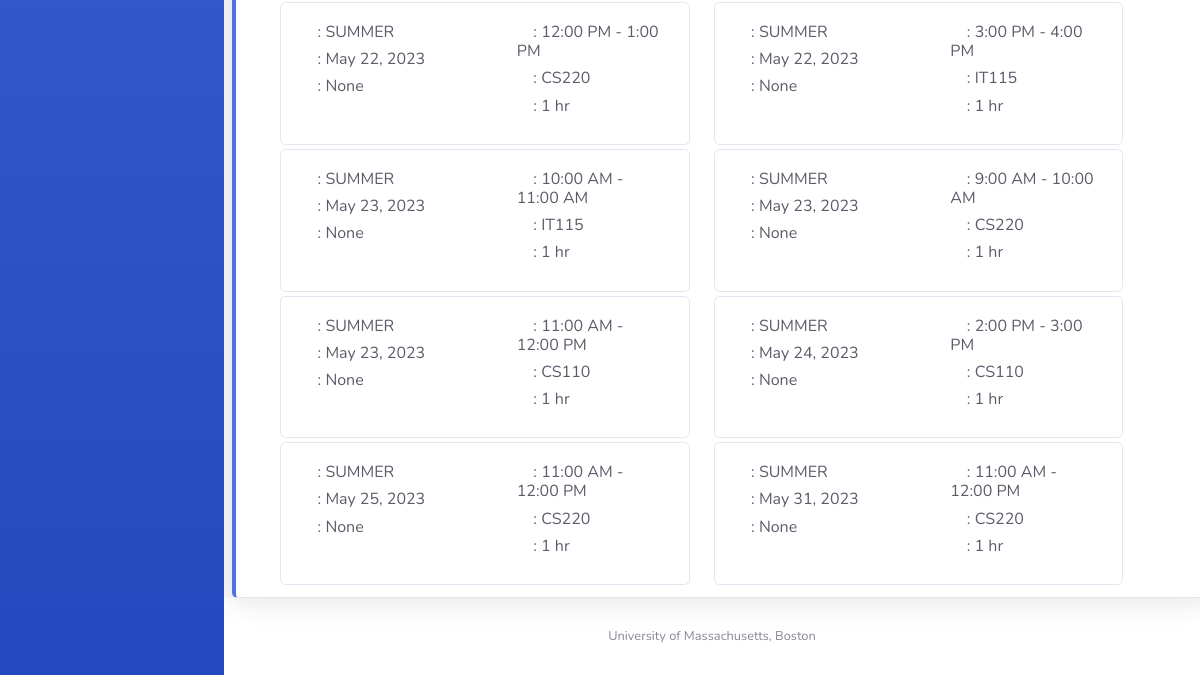
The page /session-hsitory/ (signed in, lower part) on the database as committed earlier.
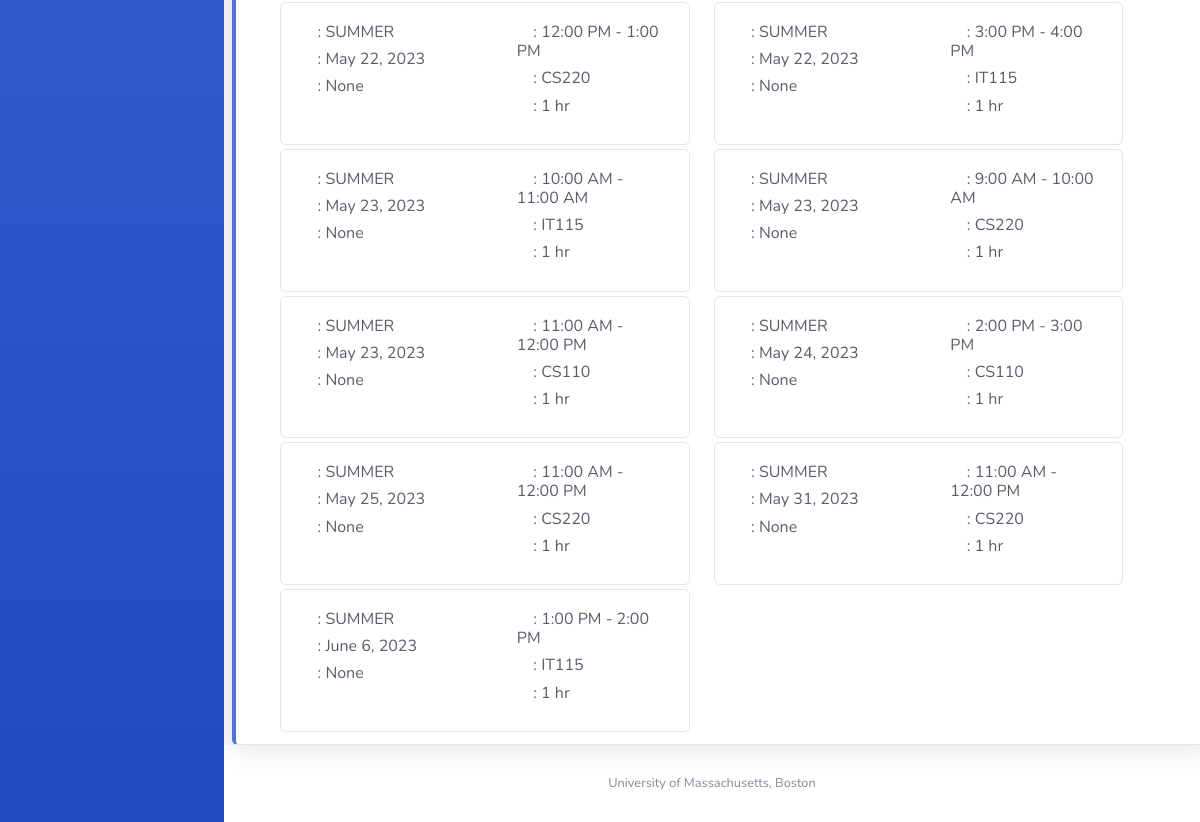
The same page on the database as committed later.
### appusers/models.py (models this page shows, shortened)
class Availability(models.Model):
    tutor = models.ForeignKey(Tutor, on_delete=models.CASCADE, null=True, blank=True, related_name='availabilities')
    date = models.DateField()
    timeblock = models.CharField(max_length=1, choices=TIMEBLOCK_CHOICES)
    booked_by = models.ForeignKey(Student, on_delete=models.SET_NULL, null=True, blank=True,
                                  related_name='booked_slots')
    course = models.ForeignKey(Course, on_delete=models.CASCADE)
    status = models.CharField(max_length=1, choices=STATUS_CHOICES)
    semester = models.CharField(max_length=25, null=True)

class Course(models.Model):
    c_name = models.CharField(max_length=100)
    c_code = models.CharField(max_length=50, unique=True, null=False)
    def __str__(self):
        return self.c_name

### appusers/views.py (the view)
# urls.py: path('session-hsitory/', session_history, name='session_history'),
@login_required
def session_history(request):
    current_user = request.user
    today = date.today()
    slots = Availability.objects.all().order_by('date')
    try:
        student = current_user.student
        student_session_history = Availability.objects.filter(booked_by=student, date__lt=today).order_by('date')
    except Student.DoesNotExist:
        student_session_history = []
    try:
        tutor = current_user.tutor
        tutor_session_history = Availability.objects.filter(tutor=tutor, date__lt=today).order_by('date')
    except Tutor.DoesNotExist:
        tutor_session_history = []
    return render(request, 'session_history.html',
                  {'slots': slots, 'today': today,
                   'student_session_history': student_session_history,
                   'tutor_session_history': tutor_session_history,
                  })

### appusers/models.py (called while the page is built)
    def __str__(self):
        return self.user.username

### templates/session_history.html (shortened to what this page needs)
{% extends "base.html" %}
{% block content %}
    {% if user.is_authenticated %}
        {% if request.user.tutor %}
            <div class="container-fluid card border-left-primary shadow py-2 mr-5 ml-2 mt-3">
            <div id="card-container" class="row row-cols-1 row-cols-md-2 overflow-auto mr-5 ml-2 mt-3" >
                {% for session in tutor_session_history %}
                    <div class="col mb-1">
                        <div class="card">
                            <div class="row g-0">
                                <div class="col-md-6">
                                    <div class="card-body text-gray-800">
                                        <div class="h6">
                                            <i class="fas fa-archive"></i>
                                            : {{ session.semester }}
                                        </div>
                                        <div class="h6">
                                            <i class="fas fa-calendar"></i>
                                            : {{ session.date }}
                                        </div>
                                        <div class="h6">
                                            <i class="fas fa-user-alt"></i>
                                            : {{ session.booked_by }}
                                        </div>
                                    </div>
                                </div>
                                <div class="col-md-6">
                                    <div class="card-body text-gray-800">
                                        <div class="h6">
                                            <i class="fas fa-clock"></i>
                                            : {{ session.get_timeblock_display }}
                                        </div>
                                        <div class="h6">
                                            <i class="fas fa-book"></i>
                                            : {{ session.course }}
                                        </div>
                                        <div class="h6">
                                            <i class="fas fa-user-clock"></i>
                                            : 1 hr
                                        </div>
                                    </div>
                                </div>
                            </div>
                       </div>
                    </div>
                    {% empty %}
                    <p>No sessions today.</p>
                {% endfor %}
            </div>
        </div>
        {% endif %}
    {% endif %}
{% endblock %}

Rows that differ between the two databases and show on the page:
added Availability: semester "SUMMER", date "June 6, 2023", booked_by "None", timeblock "1:00 PM - 2:00 PM", course "IT115"
